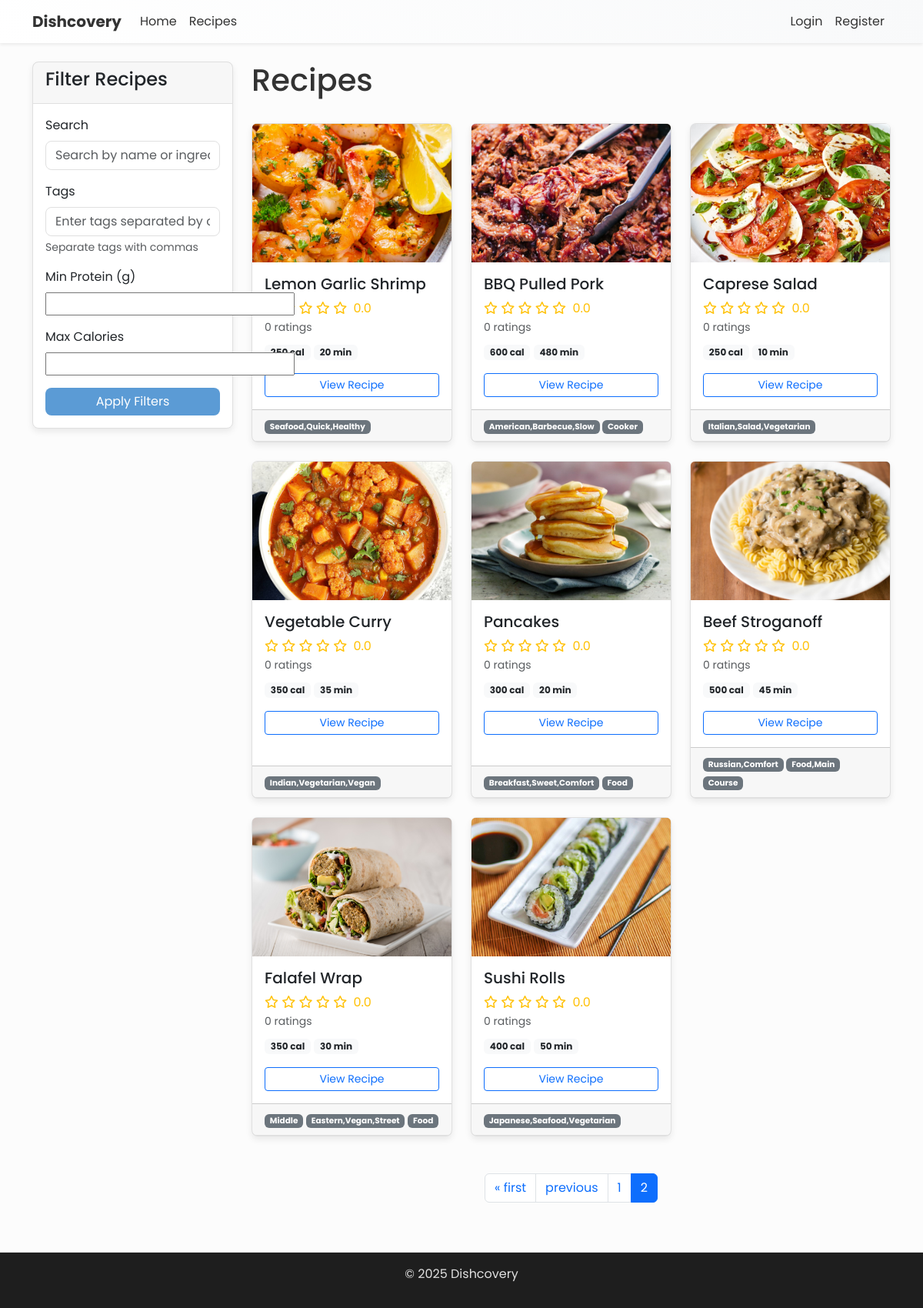
/recipes/?page=2, run on the app's committed database.
### core/models.py (models this page shows, shortened)
class Recipe(models.Model):
    id = models.AutoField(primary_key=True)
    name = models.CharField(max_length=30)
    recipe = models.TextField()
    author = models.ForeignKey(User, on_delete=models.CASCADE, related_name='created_recipes')
    cooking_time = models.IntegerField(help_text="Cooking time in minutes")
    image = models.ImageField(upload_to='recipes/', blank=True, null=True)
    protein = models.FloatField()
    carbs = models.FloatField()
    fat = models.FloatField()
    calories = models.FloatField()
    ingredients = models.TextField()
    tags = models.TextField(help_text="Comma separated tags")
    def get_average_rating(self):
        ratings = self.ratings.all()
        if ratings:
            return sum(rating.score for rating in ratings) / len(ratings)
        return 0

### core/views.py (the view)
# urls.py: path('recipes/', views.RecipeListView.as_view(), name='recipe_list'),
class RecipeListView(ListView):
    model = Recipe
    template_name = 'recipes/recipe_list.html'
    context_object_name = 'recipes'
    paginate_by = 12
    def get_queryset(self):
        queryset = Recipe.objects.all()
        form = RecipeSearchForm(self.request.GET)
        if form.is_valid():
            search_query = form.cleaned_data.get('search_query')
            tags = form.cleaned_data.get('tags')
            min_protein = form.cleaned_data.get('min_protein')
            max_calories = form.cleaned_data.get('max_calories')
            if search_query:
                queryset = queryset.filter(
                    Q(name__icontains=search_query) |
                    Q(ingredients__icontains=search_query)
                )
            if tags:
                tag_list = [tag.strip() for tag in tags.split(',')]
                for tag in tag_list:
                    queryset = queryset.filter(tags__icontains=tag)
            if min_protein:
                queryset = queryset.filter(protein__gte=min_protein)
            if max_calories:
                queryset = queryset.filter(calories__lte=max_calories)
        return queryset
    def get_context_data(self, **kwargs):
        context = super().get_context_data(**kwargs)
        context['search_form'] = RecipeSearchForm(self.request.GET)
        return context

### core/forms.py
class RecipeSearchForm(forms.Form):
    search_query = forms.CharField(required=False, label='',
                                  widget=forms.TextInput(attrs={'class': 'form-control', 'placeholder': 'Search by name or ingredient'}))
    tags = forms.CharField(required=False, label='Tags',
                          widget=forms.TextInput(attrs={'class': 'form-control', 'placeholder': 'Enter tags separated by commas'}))
    min_protein = forms.FloatField(required=False, label='Min Protein (g)')
    max_calories = forms.FloatField(required=False, label='Max Calories')

### core/templates/recipes/recipe_list.html (shortened to what this page needs)
{% extends 'base.html' %}
{% block content %}
<div class="row">
    <div class="col-md-3">
        <div class="card mb-4 sticky-top" style="top: 20px;">
            <div class="card-header">
                <h4>Filter Recipes</h4>
            </div>
            <div class="card-body">
                <form method="get" action="{% url 'recipe_list' %}">
                    <div class="mb-3">
                        <label for="id_search_query" class="form-label">Search</label>
                        {{ search_form.search_query }}
                    </div>
                    <div class="mb-3">
                        <label for="id_tags" class="form-label">Tags</label>
                        {{ search_form.tags }}
                        <div class="form-text">Separate tags with commas</div>
                    </div>
                    <div class="mb-3">
                        <label for="id_min_protein" class="form-label">Min Protein (g)</label>
                        {{ search_form.min_protein }}
                    </div>
                    <div class="mb-3">
                        <label for="id_max_calories" class="form-label">Max Calories</label>
                        {{ search_form.max_calories }}
                    </div>
                    <div class="d-grid">
                        <button type="submit" class="btn btn-primary">Apply Filters</button>
                    </div>
                </form>
            </div>
        </div>
    </div>
    <div class="col-md-9">
        <div class="d-flex justify-content-between align-items-center mb-4">
            <h1>Recipes</h1>
        </div>
        <div class="row">
            {% for recipe in recipes %}
                <div class="col-md-4 mb-4">
                    <div class="card h-100">
                        {% if recipe.image %}
                            <img src="{{ recipe.image.url }}" class="card-img-top" alt="{{ recipe.name }}" style="height: 180px; object-fit: cover;">
                        {% else %}
                            <div class="bg-light text-center py-5">
                                <i class="fas fa-utensils fa-3x text-muted"></i>
                            </div>
                        {% endif %}
                        <div class="card-body">
                            <h5 class="card-title">{{ recipe.name }}</h5>
                            <div class="mb-2">
                                <div class="text-warning">
                                    {% with avg_rating=recipe.get_average_rating %}
                                        {% for i in "12345"|make_list %}
                                            {% if forloop.counter <= avg_rating %}
                                                <i class="fas fa-star"></i>
                                            {% elif forloop.counter <= avg_rating|add:"0.5" %}
                                                <i class="fas fa-star-half-alt"></i>
                                            {% else %}
                                                <i class="far fa-star"></i>
                                            {% endif %}
                                        {% endfor %}
                                        <span class="ms-1">{{ avg_rating|floatformat:1 }}</span>
                                    {% endwith %}
                                </div>
                                <small class="text-muted">{{ recipe.ratings.count }} rating{{ recipe.ratings.count|pluralize }}</small>
                            </div>
                            <div class="mb-3">
                                <span class="badge bg-light text-dark">{{ recipe.calories|floatformat }} cal</span>
                                <span class="badge bg-light text-dark">{{ recipe.cooking_time }} min</span>
                            </div>
                            <div class="d-grid gap-2">
                                <a href="{% url 'recipe_detail' recipe.id %}" class="btn btn-outline-primary btn-sm">View Recipe</a>
                            </div>
                        </div>
                        <div class="card-footer">
                            <small class="text-muted">
                                {% for tag in recipe.tags.split|slice:":3" %}
                                    <a href="{% url 'recipe_list' %}?tags={{ tag }}" class="text-decoration-none">
                                        <span class="badge bg-secondary">{{ tag }}</span>
                                    </a>
                                {% endfor %}
                            </small>
                        </div>
                    </div>
                </div>
            {% endfor %}
        </div>
        {% if is_paginated %}
            <nav class="mt-4">
                <ul class="pagination justify-content-center">
                    {% if page_obj.has_previous %}
                        <li class="page-item">
                            <a class="page-link" href="?page=1{% for key, value in request.GET.items %}{% if key != 'page' %}&{{ key }}={{ value }}{% endif %}{% endfor %}">&laquo; first</a>
                        </li>
                        <li class="page-item">
                            <a class="page-link" href="?page={{ page_obj.previous_page_number }}{% for key, value in request.GET.items %}{% if key != 'page' %}&{{ key }}={{ value }}{% endif %}{% endfor %}">previous</a>
                        </li>
                    {% endif %}
                    {% for num in page_obj.paginator.page_range %}
                        {% if page_obj.number == num %}
                            <li class="page-item active">
                                <span class="page-link">{{ num }}</span>
                            </li>
                        {% elif num > page_obj.number|add:'-3' and num < page_obj.number|add:'3' %}
                            <li class="page-item">
                                <a class="page-link" href="?page={{ num }}{% for key, value in request.GET.items %}{% if key != 'page' %}&{{ key }}={{ value }}{% endif %}{% endfor %}">{{ num }}</a>
                            </li>
                        {% endif %}
                    {% endfor %}
                </ul>
            </nav>
        {% endif %}
    </div>
</div>
{% endblock %}

### dishcovery/static/dark-theme.css (style rules this page uses)
:root { --light-bg: #fcfcfc; --light-surface: #ffffff; --light-card: #ffffff; --light-hover: #f0f0f0; --light-text: #333333; --light-text-secondary: #666666; --light-border: #e0e0e0; --light-primary: #5b9bd5; --light-primary-hover: #4a8ac4; --light-success: #28a745; --light-warning: #ffc107; --light-danger: #dc3545; --light-info: #17a2b8; --border-radius: 8px; --transition-speed: 0.3s; }
body { background-color: var(--light-bg); color: var(--light-text); font-family: 'Poppins', sans-serif; }
.card { background-color: var(--light-card); border: 1px solid var(--light-border); border-radius: var(--border-radius); box-shadow: 0 4px 8px rgba(0, 0, 0, 0.08); transition: transform var(--transition-speed), box-shadow var(--transition-speed); }
.card-header, .card-footer { background-color: rgba(0, 0, 0, 0.03); border-bottom: 1px solid var(--light-border); }
.btn-primary { background-color: var(--light-primary); border: none; border-radius: var(--border-radius); transition: background-color var(--transition-speed); }
.form-control, .form-select { background-color: var(--light-surface); border: 1px solid var(--light-border); border-radius: var(--border-radius); color: var(--light-text); }

### core/templates/base.html (style rules this page uses)
body { font-family: 'Poppins', sans-serif; }

### data on the page
Recipe: image (picture), name "Lemon Garlic Shrimp", get_average_rating "0.0", ratings.count "0", cooking_time "20", split "Seafood,Quick,Healthy"
Recipe: image (picture), name "BBQ Pulled Pork", get_average_rating "0.0", ratings.count "0", calories "600", cooking_time "480", split "American,Barbecue,Slow" "Cooker"
Recipe: image (picture), name "Caprese Salad", get_average_rating "0.0", ratings.count "0", calories "250", cooking_time "10", split "Italian,Salad,Vegetarian"
Recipe: image (picture), name "Vegetable Curry", get_average_rating "0.0", ratings.count "0", calories "350", cooking_time "35", split "Indian,Vegetarian,Vegan"
Recipe: image (picture), name "Pancakes", get_average_rating "0.0", ratings.count "0", calories "300", cooking_time "20", split "Breakfast,Sweet,Comfort" "Food"
Recipe: image (picture), name "Beef Stroganoff", get_average_rating "0.0", ratings.count "0", calories "500", cooking_time "45", split "Russian,Comfort" "Food,Main" "Course"
Recipe: image (picture), name "Falafel Wrap", get_average_rating "0.0", ratings.count "0", calories "350", cooking_time "30", split "Middle" "Eastern,Vegan,Street" "Food"
Recipe: image (picture), name "Sushi Rolls", get_average_rating "0.0", ratings.count "0", calories "400", cooking_time "50", split "Japanese,Seafood,Vegetarian"

### other printed values
{{ num }} "1"
{{ num }} "2"
